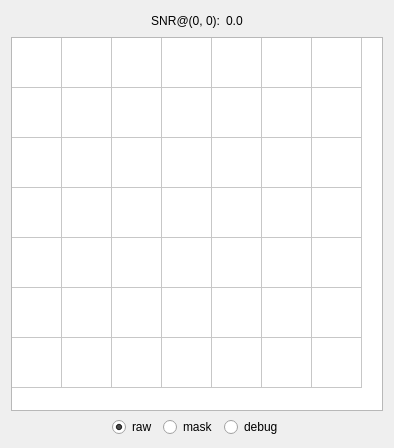
<?xml version="1.0" encoding="UTF-8"?>
<ui version="4.0">
 <class>inspector</class>
 <widget class="QWidget" name="inspector">
  <property name="geometry">
   <rect>
    <x>0</x>
    <y>0</y>
    <width>394</width>
    <height>448</height>
   </rect>
  </property>
  <property name="sizePolicy">
   <sizepolicy hsizetype="Preferred" vsizetype="Preferred">
    <horstretch>0</horstretch>
    <verstretch>0</verstretch>
   </sizepolicy>
  </property>
  <property name="minimumSize">
   <size>
    <width>386</width>
    <height>448</height>
   </size>
  </property>
  <property name="maximumSize">
   <size>
    <width>9999</width>
    <height>9999</height>
   </size>
  </property>
  <property name="windowTitle">
   <string>inspector</string>
  </property>
  <layout class="QVBoxLayout" name="verticalLayout" stretch="0,1,0">
   <item>
    <layout class="QHBoxLayout" name="horizontalLayout" stretch="0,0,0,0">
     <item>
      <spacer name="horizontalSpacer_2">
       <property name="orientation">
        <enum>Qt::Horizontal</enum>
       </property>
       <property name="sizeHint" stdset="0">
        <size>
         <width>40</width>
         <height>20</height>
        </size>
       </property>
      </spacer>
     </item>
     <item>
      <widget class="QLabel" name="snrLabel">
       <property name="sizePolicy">
        <sizepolicy hsizetype="Preferred" vsizetype="Fixed">
         <horstretch>0</horstretch>
         <verstretch>0</verstretch>
        </sizepolicy>
       </property>
       <property name="text">
        <string>SNR@(0, 0):</string>
       </property>
       <property name="alignment">
        <set>Qt::AlignRight|Qt::AlignTrailing|Qt::AlignVCenter</set>
       </property>
      </widget>
     </item>
     <item>
      <widget class="QLabel" name="snrValue">
       <property name="sizePolicy">
        <sizepolicy hsizetype="Preferred" vsizetype="Preferred">
         <horstretch>0</horstretch>
         <verstretch>0</verstretch>
        </sizepolicy>
       </property>
       <property name="text">
        <string>0.0</string>
       </property>
      </widget>
     </item>
     <item>
      <spacer name="horizontalSpacer">
       <property name="orientation">
        <enum>Qt::Horizontal</enum>
       </property>
       <property name="sizeHint" stdset="0">
        <size>
         <width>40</width>
         <height>20</height>
        </size>
       </property>
      </spacer>
     </item>
    </layout>
   </item>
   <item>
    <widget class="QTableWidget" name="data_table">
     <property name="sizePolicy">
      <sizepolicy hsizetype="Preferred" vsizetype="Preferred">
       <horstretch>0</horstretch>
       <verstretch>0</verstretch>
      </sizepolicy>
     </property>
     <property name="font">
      <font>
       <pointsize>10</pointsize>
      </font>
     </property>
     <property name="editTriggers">
      <set>QAbstractItemView::NoEditTriggers</set>
     </property>
     <property name="rowCount">
      <number>7</number>
     </property>
     <property name="columnCount">
      <number>7</number>
     </property>
     <attribute name="horizontalHeaderVisible">
      <bool>false</bool>
     </attribute>
     <attribute name="horizontalHeaderDefaultSectionSize">
      <number>50</number>
     </attribute>
     <attribute name="verticalHeaderVisible">
      <bool>false</bool>
     </attribute>
     <attribute name="verticalHeaderDefaultSectionSize">
      <number>50</number>
     </attribute>
     <row>
      <property name="text">
       <string>New Row</string>
      </property>
     </row>
     <row>
      <property name="text">
       <string>New Row</string>
      </property>
     </row>
     <row>
      <property name="text">
       <string>New Row</string>
      </property>
     </row>
     <row>
      <property name="text">
       <string>New Row</string>
      </property>
     </row>
     <row>
      <property name="text">
       <string>New Row</string>
      </property>
     </row>
     <row>
      <property name="text">
       <string>New Row</string>
      </property>
     </row>
     <row>
      <property name="text">
       <string>New Row</string>
      </property>
     </row>
     <column>
      <property name="text">
       <string>New Column</string>
      </property>
     </column>
     <column>
      <property name="text">
       <string>New Column</string>
      </property>
     </column>
     <column>
      <property name="text">
       <string>New Column</string>
      </property>
     </column>
     <column>
      <property name="text">
       <string>New Column</string>
      </property>
     </column>
     <column>
      <property name="text">
       <string>New Column</string>
      </property>
     </column>
     <column>
      <property name="text">
       <string>New Column</string>
      </property>
     </column>
     <column>
      <property name="text">
       <string>New Column</string>
      </property>
     </column>
     <item row="3" column="3">
      <property name="text">
       <string/>
      </property>
      <property name="background">
       <brush brushstyle="NoBrush">
        <color alpha="255">
         <red>32</red>
         <green>228</green>
         <blue>7</blue>
        </color>
       </brush>
      </property>
     </item>
    </widget>
   </item>
   <item>
    <layout class="QHBoxLayout" name="horizontalLayout_2">
     <item>
      <spacer name="horizontalSpacer_3">
       <property name="orientation">
        <enum>Qt::Horizontal</enum>
       </property>
       <property name="sizeHint" stdset="0">
        <size>
         <width>40</width>
         <height>20</height>
        </size>
       </property>
      </spacer>
     </item>
     <item>
      <widget class="QRadioButton" name="rawButton">
       <property name="text">
        <string>raw</string>
       </property>
       <property name="checked">
        <bool>true</bool>
       </property>
      </widget>
     </item>
     <item>
      <widget class="QRadioButton" name="maskButton">
       <property name="text">
        <string>mask</string>
       </property>
      </widget>
     </item>
     <item>
      <widget class="QRadioButton" name="debugButton">
       <property name="text">
        <string>debug</string>
       </property>
      </widget>
     </item>
     <item>
      <spacer name="horizontalSpacer_4">
       <property name="orientation">
        <enum>Qt::Horizontal</enum>
       </property>
       <property name="sizeHint" stdset="0">
        <size>
         <width>40</width>
         <height>20</height>
        </size>
       </property>
      </spacer>
     </item>
    </layout>
   </item>
  </layout>
 </widget>
 <resources/>
 <connections/>
</ui>
